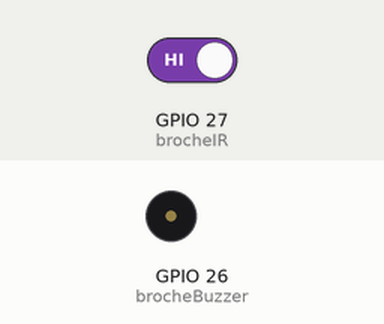
Simulated run of this sketch. Board: ESP32. On the bench: buzzer (waves = sounding, pin HIGH). The inputs (shaded band) are chosen by the test bench; at power-on: GPIO 27 (brocheIR) HIGH. WiFi joins after 1.5 s; servers stay silent unless stated; what the sketch prints to the serial monitor is not drawn.

Above: at 3.0 s.
3.1 s: GPIO 27 (brocheIR) driven LOW
At 3.3 s:
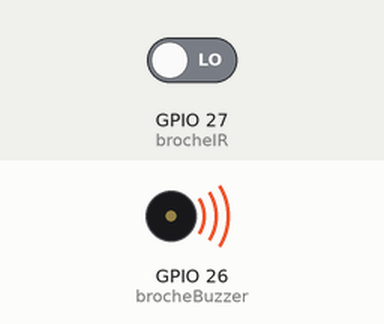
Timing chart, 0 to 12.6 s (numbered marks = the images above; inputs shaded):
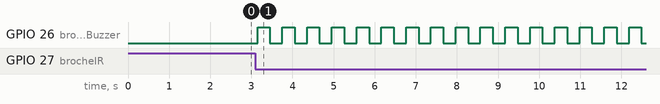

Measured:
- after the input at 3.1 s, GPIO 26 (brocheBuzzer): alternates HIGH for 0.30 s and LOW for 0.30 s, starting after 0.05 s

The sketch:

Esp32_Detecteur_de_Flammes.ino
```cpp
#include <WiFi.h>
#include <WiFiClientSecure.h>
#include <UniversalTelegramBot.h>
#include <ArduinoJson.h>

// =========================================================================
// 1. CONFIGURATION
// =========================================================================
const char* ssid = "Votre_SSID_Wifi";
const char* mot_de_passe = "Votre_mot_de_passe_Wifi";

// Remplacez ceci par le Token donné par @BotFather sur Telegram
const String TOKEN_BOT = "Votre_token_bot";

// Ajoutez votre ID de Chat ici (gardez les guillemets)
const String ID_CHAT_AUTORISE = "Votre_ID_chat";

// =========================================================================
// 2. MATÉRIEL
// =========================================================================
const int brocheIR     = 27;
const int brocheBuzzer = 26;

// =========================================================================
// 3. ÉTAT PARTAGÉ ENTRE LES DEUX CŒURS (volatile + Mutex)
// =========================================================================
volatile bool systemeArme      = true;
volatile bool alarmeActive     = false;
volatile bool armementEnAttente = false;
volatile unsigned long heureArmementPrevue = 0;
portMUX_TYPE mux = portMUX_INITIALIZER_UNLOCKED; // Verrou pour l'accès simultané (concurrence)

// =========================================================================
// 4. COMMUNICATION
// =========================================================================
WiFiClientSecure clientSecurise;
UniversalTelegramBot bot(TOKEN_BOT, clientSecurise);

// =========================================================================
// 5. GESTIONNAIRE DE MESSAGES TELEGRAM
// =========================================================================
void gererNouveauxMessages(int nbNouveauxMessages) {
  for (int i = 0; i < nbNouveauxMessages; i++) {
    String chat_id = bot.messages[i].chat_id;
    String texte   = bot.messages[i].text;

    if (chat_id != ID_CHAT_AUTORISE) {
      bot.sendMessage(chat_id, "⛔ Accès refusé.", "");
      continue;
    }

    if (texte == "Statut") {
      String statut = "Statut du Système :\n";
      statut += systemeArme  ? "🛡️ SYSTÈME ARMÉ\n"    : "💤 SYSTÈME EN MODE VEILLE\n";
      statut += alarmeActive ? "🚨 ALARME EN COURS !\n" : "✅ PAS DE FLAMME.\n";
      bot.sendMessage(chat_id, statut, "");
    }

    else if (texte == "Désactiver l'alarme") {
      portENTER_CRITICAL(&mux);
        alarmeActive = false;
        systemeArme  = false;
      portEXIT_CRITICAL(&mux);
      digitalWrite(brocheBuzzer, LOW);
      bot.sendMessage(chat_id, "🔥 Alarme désactivée. Système en mode veille.", "");
    }

    else if (texte == "Activer l'alarme") {
      // Envoie le message AVANT d'armer, sans utiliser de delay() bloquant
      bot.sendMessage(chat_id, "🛡️ Activation dans 15s.......", "");

      // Minuterie non bloquante : enregistre l'heure d'armement future
      // Le cœur de détection vérifiera cette valeur
      heureArmementPrevue = millis() + 15000;
      armementEnAttente = true;
    }
  }
}

// =========================================================================
// 6. TÂCHE DU CŒUR 0 — Détection IR + Buzzer (Temps réel)
// =========================================================================
void tacheDetection(void* param) {
  unsigned long dernierBip      = 0;
  bool          etatBuzzer      = false;
  bool          dernierEtatIR   = HIGH;  // Pour l'anti-rebond
  unsigned long tempsAntiRebond = 0;
  const int     DELAI_ANTI_REBOND_MS = 50; // Ignore les transitions < 50ms

  while (true) {
    bool lectureIR = digitalRead(brocheIR);
    unsigned long maintenant = millis();

    // --- Anti-rebond du capteur IR ---
    if (lectureIR != dernierEtatIR) {
      tempsAntiRebond = maintenant; // Réinitialise le chrono à chaque changement
    }
    if ((maintenant - tempsAntiRebond) > DELAI_ANTI_REBOND_MS) {
      // Signal stable pendant DELAI_ANTI_REBOND_MS -> on le traite
      if (lectureIR == LOW) {  // Obstacle / Flamme détecté(e)
        portENTER_CRITICAL(&mux);
        bool estArme = systemeArme;
        bool alarmeDejaActive = alarmeActive;
        portEXIT_CRITICAL(&mux);

        if (estArme && !alarmeDejaActive) {
          portENTER_CRITICAL(&mux);
            alarmeActive = true;
          portEXIT_CRITICAL(&mux);
          Serial.println(">>> FLAMME DÉTECTÉE <<<");
          // Note : appeler sendMessage ici serait dangereux (le Wi-Fi tourne sur le Cœur 1)
          // On lève juste le drapeau (flag), Telegram le détectera sur le Cœur 1
        }
      }
    }
    dernierEtatIR = lectureIR;

    // --- Armement Différé (Remplace delay(15000)) ---
    if (armementEnAttente && maintenant >= heureArmementPrevue) {
      portENTER_CRITICAL(&mux);
        systemeArme        = true;
        alarmeActive       = false;
        armementEnAttente  = false;
      portEXIT_CRITICAL(&mux);
      Serial.println("Système ARMÉ.");
    }

    // --- Buzzer Non-bloquant ---
    portENTER_CRITICAL(&mux);
    bool statutAlarmeActuel = alarmeActive;
    portEXIT_CRITICAL(&mux);

    if (statutAlarmeActuel) {
      if (maintenant - dernierBip > 300) {
        etatBuzzer = !etatBuzzer;
        digitalWrite(brocheBuzzer, etatBuzzer ? HIGH : LOW);
        dernierBip = maintenant;
      }
    } else {
      // S'assure que le buzzer est ÉTEINT si l'alarme est arrêtée
      if (etatBuzzer) {
        etatBuzzer = false;
        digitalWrite(brocheBuzzer, LOW);
      }
    }

    vTaskDelay(1); // Cède 1ms au planificateur FreeRTOS (évite le déclenchement du chien de garde / watchdog)
  }
}

// =========================================================================
// 7. TÂCHE DU CŒUR 1 — Telegram + Notification d'Alarme
// =========================================================================
void tacheTelegram(void* param) {
  unsigned long derniereVerification = 0;
  bool          alerteEnvoyee        = false; // Empêche le spam de messages
  bool          confirmArmementEnvoyee = false;

  while (true) {
    unsigned long maintenant = millis();

    // --- Notification d'Alarme (Envoi unique) ---
    if (alarmeActive && !alerteEnvoyee) {
      bot.sendMessage(ID_CHAT_AUTORISE, "🚨 Alerte : Flamme détectée par le capteur ! 🚨", "");
      alerteEnvoyee = true;
    }
    if (!alarmeActive) alerteEnvoyee = false; // Réinitialise si l'alarme est arrêtée

    // --- Notification de Confirmation d'Armement ---
    if (!armementEnAttente && confirmArmementEnvoyee == false && systemeArme) {
      // Logique pour une confirmation unique après l'armement
    }

    // --- Interrogation de Telegram (Toutes les 2s, moins agressif) ---
    if (maintenant - derniereVerification > 2000) {
      int nbNouveauxMessages = bot.getUpdates(bot.last_message_received + 1);
      while (nbNouveauxMessages) {
        gererNouveauxMessages(nbNouveauxMessages);
        nbNouveauxMessages = bot.getUpdates(bot.last_message_received + 1);
      }
      derniereVerification = maintenant;
    }

    vTaskDelay(10);
  }
}

// =========================================================================
// 8. INITIALISATION (SETUP)
// =========================================================================
void setup() {
  Serial.begin(115200);
  pinMode(brocheIR, INPUT);
  pinMode(brocheBuzzer, OUTPUT);
  digitalWrite(brocheBuzzer, LOW);

  WiFi.begin(ssid, mot_de_passe);
  Serial.print("Connexion au Wi-Fi");
  while (WiFi.status() != WL_CONNECTED) { delay(500); Serial.print("."); }
  Serial.println("\nConnecté !");

  clientSecurise.setInsecure();
  bot.sendMessage(ID_CHAT_AUTORISE, "🔌 Système en ligne et Armé.", "");

  // Lancement des deux tâches sur leurs cœurs respectifs
  xTaskCreatePinnedToCore(tacheDetection, "Detection", 4096, NULL, 2, NULL, 0); // Cœur 0, Priorité 2
  xTaskCreatePinnedToCore(tacheTelegram,  "Telegram",  8192, NULL, 1, NULL, 1); // Cœur 1, Priorité 1
}

// =========================================================================
// 9. BOUCLE (Vide — Les tâches FreeRTOS gèrent tout)
// =========================================================================
void loop() {
  vTaskDelay(1000);
}
```
